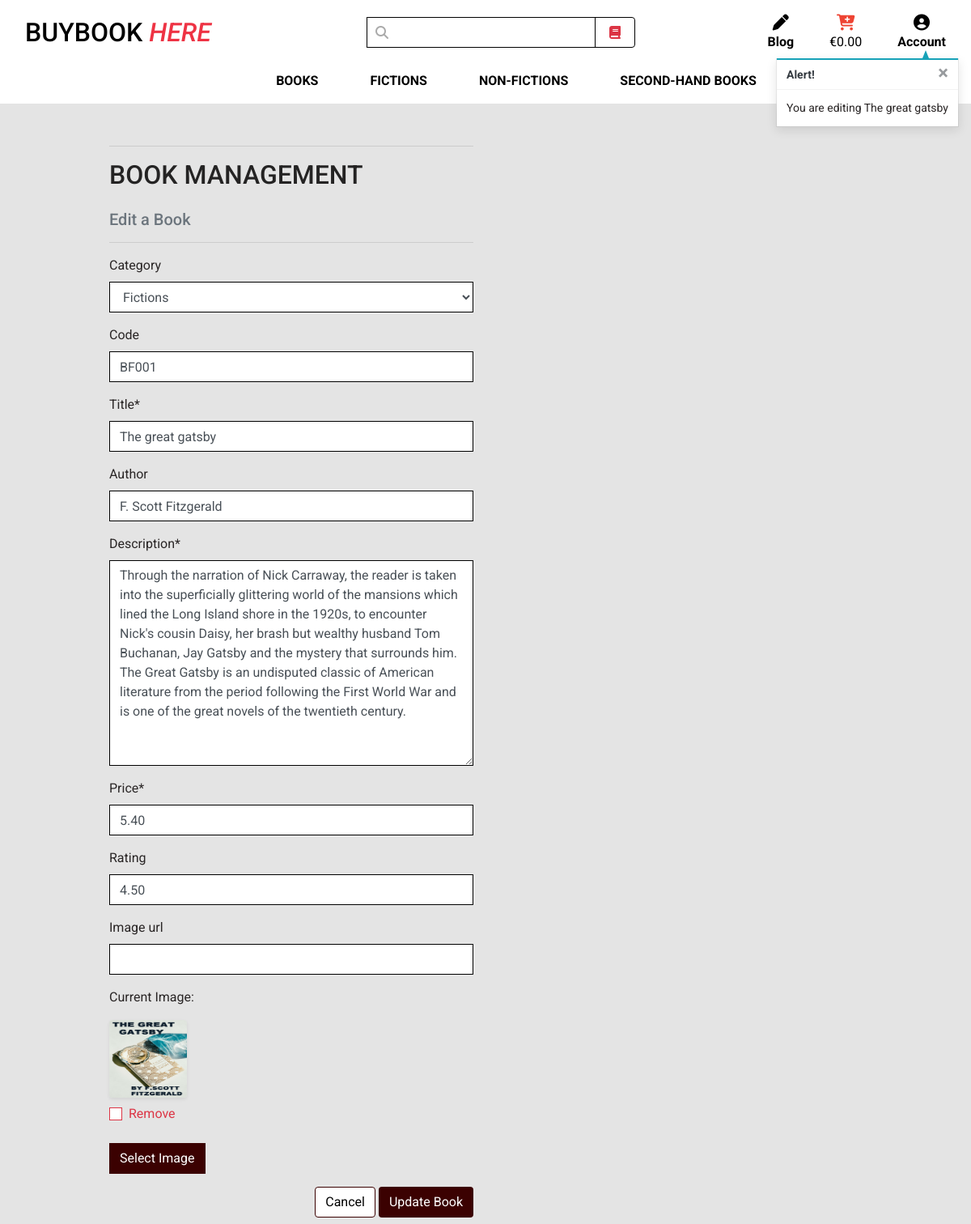
/books/edit/1/ (signed in), run on the app's committed database.
### books/models.py (models this page shows, shortened)
class Book(models.Model):
    category = models.ForeignKey('Category', null=True, blank=True, on_delete=models.SET_NULL)
    code = models.CharField(max_length=254, null=True, blank=True)
    title = models.CharField(max_length=254)
    author = models.CharField(max_length=254, null=True, blank=True)
    description = models.TextField()
    price = models.DecimalField(max_digits=6, decimal_places=2)
    rating = models.DecimalField(max_digits=6, decimal_places=2, null=True, blank=True)
    image_url = models.URLField(max_length=1024, null=True, blank=True)
    image = models.ImageField(null=True, blank=True)

### books/views.py (the view)
# urls.py: path('edit/<int:book_id>/', views.edit_book, name='edit_book'),
@login_required
def edit_book(request, book_id):
    if not request.user.is_superuser:
        messages.error(request, 'Sorry, only store owners can do that.')
        return redirect(reverse('home'))
    book = get_object_or_404(Book, pk=book_id)
    if request.method == 'POST':
        form = BookForm(request.POST, request.FILES, instance=book)
        if form.is_valid():
            form.save()
            messages.success(request, 'Successfully updated book!')
            return redirect(reverse('book_detail', args=[book.id]))
        else:
            messages.error(request, 'Failed to update book. Please ensure the form is valid.')
    else:
        form = BookForm(instance=book)
        messages.info(request, f'You are editing {book.title}')
    template = 'books/edit_book.html'
    context = {
        'form': form,
        'book': book,
    }
    return render(request, template, context)

### books/forms.py
class BookForm(forms.ModelForm):
    class Meta:
        model = Book
        fields = '__all__'
    image = forms.ImageField(label='Image', required=False, widget=CustomClearableFileInput)
    def __init__(self, *args, **kwargs):
        super().__init__(*args, **kwargs)
        categories = Category.objects.all()
        friendly_titles = [(c.id, c.get_friendly_title()) for c in categories]
        self.fields['category'].choices = friendly_titles
        for field_name, field in self.fields.items():
            field.widget.attrs['class'] = 'border-black rounded-0'

### bag/contexts.py (called while the page is built, shortened)
def bag_contents(request):
    bag_items = []
    total = 0
    book_count = 0
    bag = request.session.get('bag', {})
    if total < settings.FREE_DELIVERY_THRESHOLD:
        delivery = total * Decimal(settings.STANDARD_DELIVERY_PERCENTAGE / 100)
        free_delivery_delta = settings.FREE_DELIVERY_THRESHOLD - total
    else:
        delivery = 0
        free_delivery_delta = 0
    grand_total = delivery + total
    context = {
        'bag_items': bag_items,
        'total': total,
        'book_count': book_count,
        'delivery': delivery,
        'free_delivery_delta': free_delivery_delta,
        'free_delivery_threshold': settings.FREE_DELIVERY_THRESHOLD,
        'grand_total': grand_total,
    }
    return context

### books/models.py (called while the page is built)
    def get_friendly_title(self):
        return self.friendly_title

### books/templates/books/edit_book.html (shortened to what this page needs)
{% extends "base.html" %}
{% load static %}
{% block page_header %}
    <div class="container header-container">
    </div>
{% endblock %}
{% block content %}
    <div class="overlay"></div>
    <div class="container">
        <div class="row">
            <div class="col-12 col-md-6">
                <hr>
                <h2 class="logo-font mb-4">Book Management</h2>
                <h5 class="text-muted">Edit a Book</h5>
                <hr>
            </div>
        </div>
        <div class="row">
            <div class="col-12 col-md-6">
                <form method="POST" action="{% url 'edit_book' book.id %}" class="form mb-2" enctype="multipart/form-data">
                    {% for field in form %}
                        {% if field.name != 'image' %}
                            {{ field | as_crispy_field }}
                        {% else %}
                            {{ field }}
                        {% endif %}
                    {% endfor %}
                    <div class="text-right">
                        <a class="btn btn-outline-black rounded-3" href="{% url 'books' %}">Cancel</a>
                        <button class="btn btn-black rounded-3" type="submit">Update Book</button>
                    </div>
                </form>
            </div>
        </div>
    </div>
{% endblock %}

### static/css/base.css (style rules this page uses)
html { height: 100%; }
body { background: url('/media/homepage_background_bookstore.png') no-repeat center center fixed; background-size: cover; height: calc(100vh - 164px); color: rgb(41, 37, 37); font-family: 'Roboto', sans-serif; }
.logo-font { text-transform: uppercase; color: rgb(36, 35, 35); }
.btn-black { background: rgb(59, 1, 1); color: white; }
.btn-outline-black { background: white; color: black !important; border: 1px solid rgb(59, 1, 1); }
.border-black { border: 1.5px solid black !important; }
.overlay { height: 100%; width: 100%; top: 0; left: 0; position: fixed; background: rgb(228, 228, 228); z-index: -1; }
@media (min-width: 1200px) { .container { max-width: 80%; } }
@media (min-width: 992px) { .header-container { padding-top: 164px; } }

### data on the page
Book: category "Fictions" "BF001" "The great gatsby" "F. Scott Fitzgerald" "Through the narration of Nick Carraway, the reader is taken into the superficially glittering world of the mansions which lined the Long Island shore in the 1920s, to encounter Nick's cousin Daisy, her brash but wealthy husband Tom Buchanan, Jay Gatsby and the mystery that surrounds him. The Great Gatsby is an undisputed classic of American literature from the period following the First World War and is one of the great novels of the twentieth century." "5.40" "4.50"

### other printed values
{{ message }} "You are editing The great gatsby"
{{ widget.initial_text }} "Current Image"
{{ widget.clear_checkbox_label }} "Remove"
